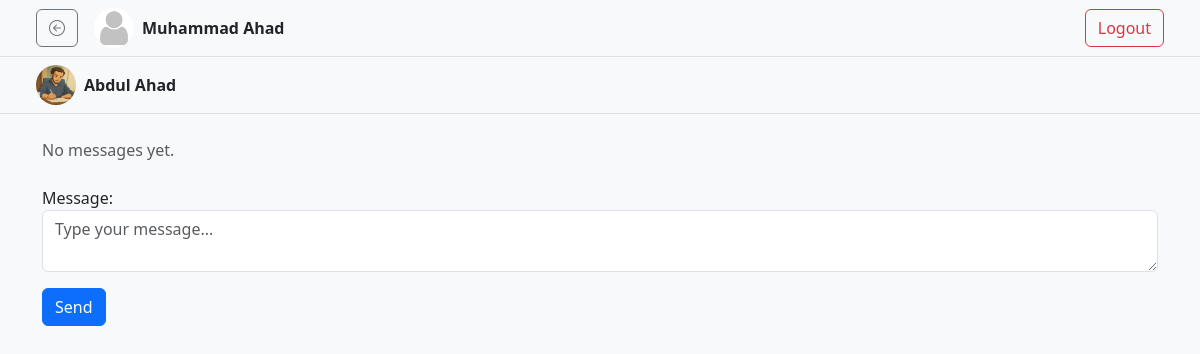
Before: /chat/2/ (signed in) with the older database file.
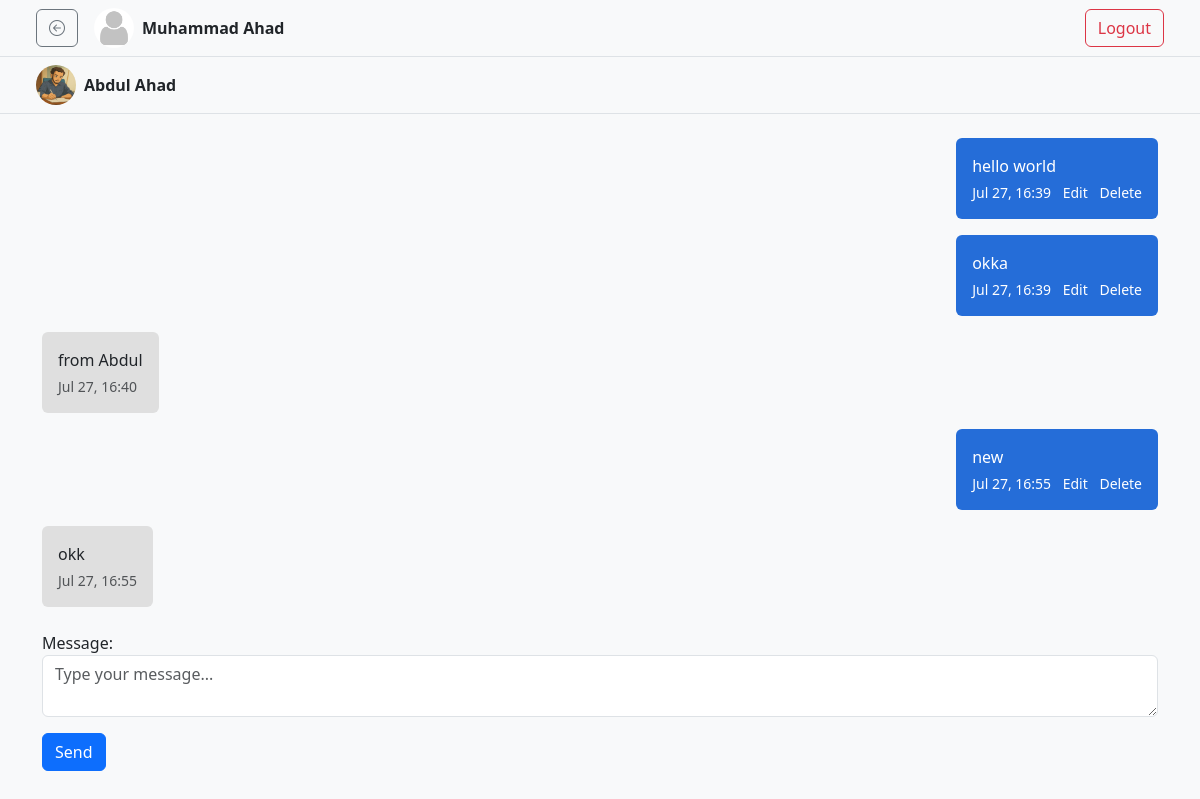
After: the same page with the newer database file.
### chatapp/models.py (models this page shows, shortened)
class ChatMessage(models.Model):
    from_user = models.ForeignKey(User, related_name='sent_messages', on_delete=models.CASCADE)
    to_user = models.ForeignKey(User, related_name='received_messages', on_delete=models.CASCADE)
    message = models.TextField()
    created_at = models.DateTimeField(auto_now_add=True)

### chatapp/views.py (the view)
# urls.py: path('chat/<int:user_id>/', views.chat, name="chat"),
@login_required
def chat(request, user_id):
    other_user = get_object_or_404(User, id=user_id)
    user = request.user
    if request.method == 'POST':
        form = ChatMessageForm(request.POST)
        if form.is_valid():
            chat = form.save(commit=False)
            chat.from_user = user
            chat.to_user = other_user
            chat.save()
            return redirect('chat', user_id=other_user.id)
    else:
        form = ChatMessageForm()
    messages = ChatMessage.objects.filter(
        from_user__in=[user, other_user],
        to_user__in=[user, other_user]
    ).order_by('created_at')
    return render(request, 'pages/chat.html', {
        'other_user': other_user,
        'form': form,
        'messages': messages,
        'default_profile_picture': "/media/profile_images/default.png"
    })

### chatapp/forms.py
class ChatMessageForm(forms.ModelForm):
    class Meta:
        model = ChatMessage
        fields = ['message']
        widgets = {
            'message': forms.Textarea(attrs={
                'class': 'form-control',
                'rows': 2,
                'placeholder': 'Type your message...'
            }),
        }

### templates/pages/chat.html (shortened to what this page needs)
{% extends "layout.html" %}
{% block content %}
{% include "components/navbar.html" with default_profile_picture=default_profile_picture %}
<nav class="navbar navbar-expand-lg navbar-light bg-light px-4 py-2 border-bottom">
  <div class="container-fluid">
    <div class="d-flex align-items-center">
        {% if request.user.userprofile.image %}
          <img src="{{ other_user.userprofile.image.url }}" alt="Profile" class="rounded-circle me-2" width="40" height="40">
        {% else %}
          <img src="{{default_profile_picture}}" alt="Profile" class="rounded-circle me-2" width="40" height="40">
        {% endif %}
        <span class="fw-bold">{{ other_user.get_full_name }}</span>
    </div>
  </div>
</nav>
<div class="container py-4">
  <div class="mb-4" id="chat-messages">
    {% for msg in messages %}
      {% if msg.from_user == request.user %}
        <div class="d-flex justify-content-end mb-3"
        id="msg-{{ msg.id }}"
        >
          <div class="text-white p-3 rounded" style="max-width: 75%; background-color: #256dd8ff;">
            <div class="message-div">{{ msg.message }}</div>
            <div class="text-end small mt-1">
              {{ msg.created_at|date:"M d, H:i" }}
              <span onclick="editMessage({{ msg.id }}, '{{ msg.message|escapejs }}')" class="text-white ms-2">Edit</span>
              <span onclick="deleteMessage({{ msg.id }})" class="text-white ms-2">Delete</span>
            </div>
          </div>
        </div>
      {% else %}
        <div class="d-flex justify-content-start mb-3"
        id="msg-{{ msg.id }}"
        >
          <div class="text-dark p-3 rounded" style="max-width: 75%; background-color: #dfdfdfff;">
            <div class="message-div">
              {{ msg.message }}</div>
            <div class="text-muted small mt-1">{{ msg.created_at|date:"M d, H:i" }}</div>
          </div>
        </div>
      {% endif %}
    {% empty %}
      <p class="text-muted">No messages yet.</p>
    {% endfor %}
  </div>
  <form method="post" id="chat-form">
    {{ form.as_p }}
    <button type="submit" class="btn btn-primary">Send</button>
  </form>
</div>
{% endblock  %}

Changed rows visible on the page:
added ChatMessage: message "hello world", created_at "Jul 27, 16:39"
added ChatMessage: message "okka", created_at "Jul 27, 16:39"
added ChatMessage: message "from Abdul", created_at "Jul 27, 16:40"
added ChatMessage: message "new", created_at "Jul 27, 16:55"
added ChatMessage: message "okk", created_at "Jul 27, 16:55"
Other visible differences:
text no longer shown: "No messages yet."
